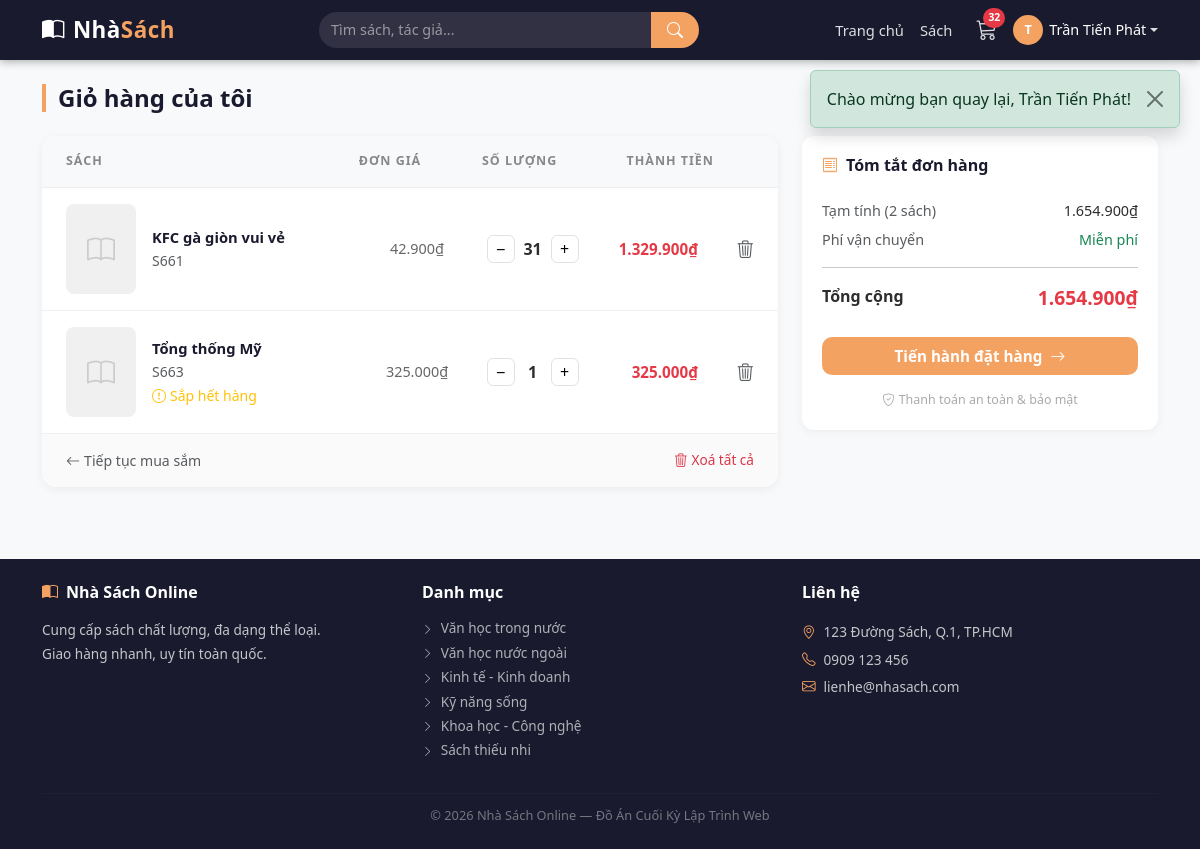
Before: /cart.php (signed in) with the older database file.
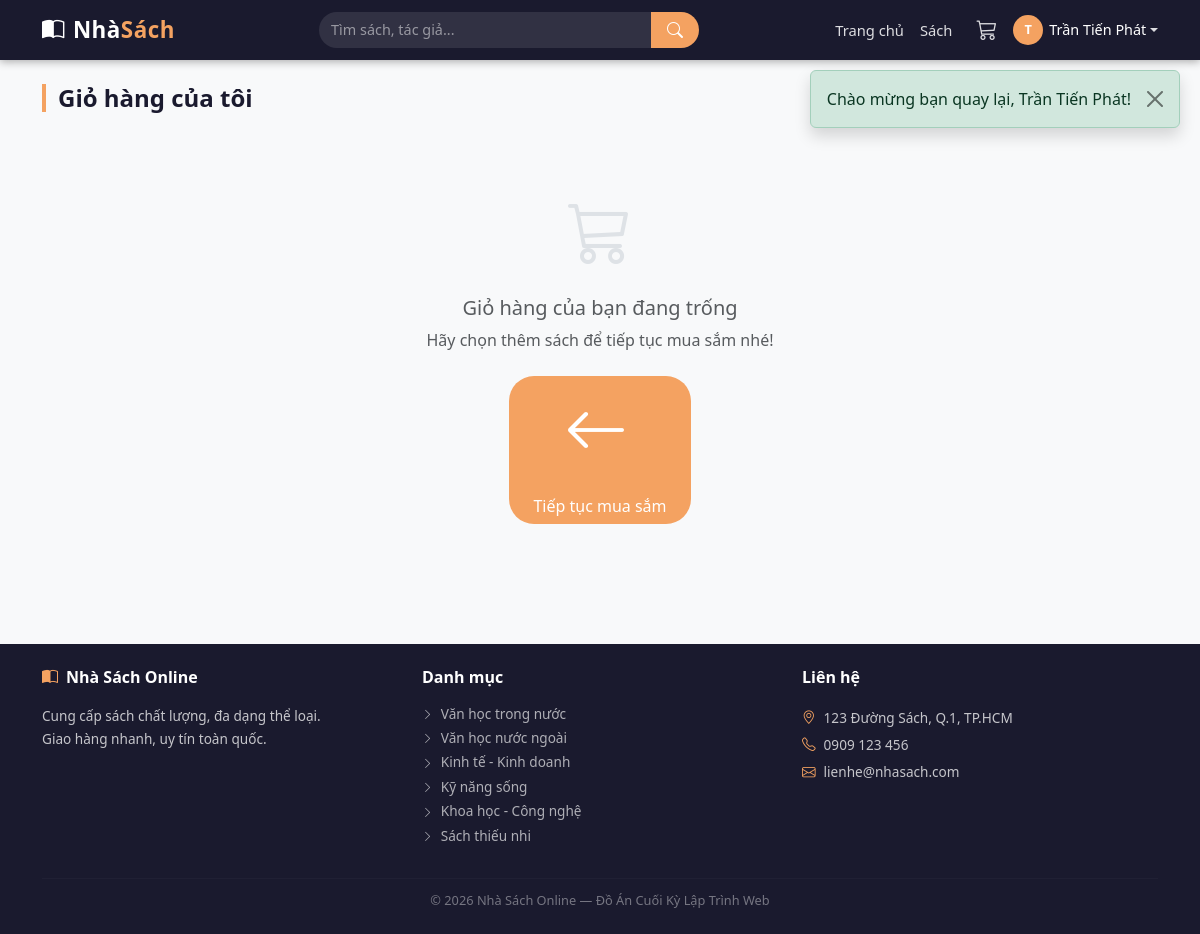
After: the same page with the newer database file.
### tables this page shows
CREATE TABLE `sach` (
  `id` int(11) NOT NULL,
  `ma_sach` varchar(20) NOT NULL,
  `ten` varchar(255) NOT NULL,
  `tac_gia` varchar(150) DEFAULT NULL,
  `the_loai_id` int(11) NOT NULL,
  `nha_xb` varchar(150) DEFAULT NULL,
  `mo_ta` text DEFAULT NULL,
  `don_vi_tinh` varchar(30) DEFAULT 'cuốn',
  `hinh` varchar(255) DEFAULT NULL,
  `so_luong` int(11) NOT NULL DEFAULT 0,
  `gia_nhap` decimal(15,2) NOT NULL DEFAULT 0.00,
  `ty_le_ln` decimal(5,2) NOT NULL DEFAULT 0.00,
  `hien_trang` tinyint(1) NOT NULL DEFAULT 1,
  `da_nhap_hang` tinyint(1) NOT NULL DEFAULT 0,
  `ngay_tao` datetime DEFAULT current_timestamp()
);

CREATE TABLE `the_loai` (
  `id` int(11) NOT NULL,
  `ten` varchar(100) NOT NULL,
  `mo_ta` text DEFAULT NULL,
  `trang_thai` tinyint(1) NOT NULL DEFAULT 1
);

### cart.php (the view, shortened to what this page needs)
<?php
require_once 'includes/header.php';
$gio_hang  = $_SESSION['gio_hang'] ?? [];
$items     = [];
$tong_tien = 0;
if (!empty($gio_hang)) {
    $ids      = implode(',', array_map('intval', array_keys($gio_hang)));
    $stmt     = $pdo->query("
        SELECT id, ten, hinh, so_luong AS ton_kho, ma_sach,
               ROUND(gia_nhap * (1 + ty_le_ln/100), 0) AS gia_ban
        FROM sach
        WHERE id IN ($ids) AND hien_trang = 1
    ");
    $sachs_db = $stmt->fetchAll(PDO::FETCH_ASSOC);
    foreach ($sachs_db as $s) {
        $sl = min($gio_hang[$s['id']], $s['ton_kho']);
        if ($sl > 0) {
            $thanh_tien = $s['gia_ban'] * $sl;
            $tong_tien += $thanh_tien;
            $items[]    = array_merge($s, ['so_luong' => $sl, 'thanh_tien' => $thanh_tien]);
        }
    }
}
?>
<div class="container py-4">
  <h4 class="section-title mb-4">Giỏ hàng của tôi</h4>
  <?php if (empty($items)): ?>
    <div class="empty-state py-5">
      <i class="bi bi-cart3" style="font-size:4rem; color:#dee2e6; display:block; margin-bottom:16px;"></i>
      <h5 class="text-muted">Giỏ hàng của bạn đang trống</h5>
      <p class="text-muted">Hãy chọn thêm sách để tiếp tục mua sắm nhé!</p>
      <a href="/nhasach/books.php" class="btn btn-accent px-4 mt-2">
        <i class="bi bi-arrow-left me-2"></i>Tiếp tục mua sắm
      </a>
    </div>
  <?php else: ?>
    <div class="row g-4">
      <div class="col-lg-8">
        <div style="background:#fff; border-radius:14px; box-shadow:0 2px 10px rgba(0,0,0,.06); overflow:hidden;">
          <div class="d-none d-md-flex px-4 py-3"
               style="background:#f8f9fa; border-bottom:1px solid #eee;
                      font-size:.78rem; text-transform:uppercase;
                      letter-spacing:.08em; color:#888; font-weight:600;">
            <div style="flex:2;">Sách</div>
            <div style="flex:1; text-align:center;">Đơn giá</div>
            <div style="flex:1; text-align:center;">Số lượng</div>
            <div style="flex:1; text-align:right;">Thành tiền</div>
            <div style="width:40px;"></div>
          </div>
          <?php foreach ($items as $item): ?>
            <div class="d-flex align-items-center gap-3 px-4 py-3"
                 style="border-bottom:1px solid #f0f0f0;">
              <a href="/nhasach/book.php?id=<?= $item['id'] ?>" style="flex-shrink:0;">
                <?php if (!empty($item['hinh']) && file_exists("uploads/" . $item['hinh'])): ?>
                  <img src="/nhasach/uploads/<?= htmlspecialchars($item['hinh']) ?>"
                       alt="<?= htmlspecialchars($item['ten']) ?>"
                       style="width:70px; height:90px; object-fit:cover; border-radius:8px;">
                <?php else: ?>
                  <div style="width:70px; height:90px; background:#f0f0f0; border-radius:8px;
                              display:flex; align-items:center; justify-content:center; color:#ccc;">
                    <i class="bi bi-book fs-3"></i>
                  </div>
                <?php endif; ?>
              </a>
              <div style="flex:2; min-width:0;">
                <a href="/nhasach/book.php?id=<?= $item['id'] ?>"
                   class="fw-semibold text-truncate d-block"
                   style="color:#1a1a2e; font-size:.92rem; max-width:240px;">
                  <?= htmlspecialchars($item['ten']) ?>
                </a>
                <small class="text-muted"><?= htmlspecialchars($item['ma_sach']) ?></small>
                <?php if ($item['ton_kho'] <= 5): ?>
                  <div><small class="text-warning"><i class="bi bi-exclamation-circle me-1"></i>Sắp hết hàng</small></div>
                <?php endif; ?>
              </div>
              <div class="d-none d-md-block" style="flex:1; text-align:center; color:#666; font-size:.9rem;">
                <?= number_format($item['gia_ban'], 0, ',', '.') ?>₫
              </div>
              <div style="flex:1; text-align:center;">
                <form method="POST" action="/nhasach/cart.php"
                      class="d-flex align-items-center justify-content-center gap-1">
                  <button type="submit" name="so_luong"
                          value="<?= $item['so_luong'] - 1 ?>"
                          class="cart-qty-btn">−</button>
                  <span class="fw-bold" style="min-width:28px; text-align:center;">
                    <?= $item['so_luong'] ?>
                  </span>
                  <button type="submit" name="so_luong"
                          value="<?= $item['so_luong'] + 1 ?>"
                          class="cart-qty-btn"
                          <?= $item['so_luong'] >= $item['ton_kho'] ? 'disabled' : '' ?>>+</button>
                </form>
              </div>
              <div style="flex:1; text-align:right; font-weight:700; color:#e63946; font-size:.95rem;">
                <?= number_format($item['thanh_tien'], 0, ',', '.') ?>₫
              </div>
              <div style="width:40px; text-align:right;">
                <a href="/nhasach/cart.php?action=remove&sach_id=<?= $item['id'] ?>"
                   class="text-muted"
                   title="Xoá"
                   onclick="return confirm('Xoá sách này khỏi giỏ hàng?')"
                   style="font-size:1.1rem;">
                  <i class="bi bi-trash3"></i>
                </a>
              </div>
            </div>
          <?php endforeach; ?>
          <div class="px-4 py-3 d-flex justify-content-between align-items-center"
               style="background:#fafafa;">
            <a href="/nhasach/books.php" class="text-muted" style="font-size:.88rem;">
              <i class="bi bi-arrow-left me-1"></i>Tiếp tục mua sắm
            </a>
            <a href="/nhasach/cart.php?action=clear"
               class="text-danger" style="font-size:.85rem;"
               onclick="return confirm('Xoá toàn bộ giỏ hàng?')">
              <i class="bi bi-trash3 me-1"></i>Xoá tất cả
            </a>
          </div>
        </div>
      </div>
      <div class="col-lg-4">
        <div class="order-summary">
          <h6 class="fw-bold mb-4" style="color:#1a1a2e; font-size:1rem;">
            <i class="bi bi-receipt me-2" style="color:#f4a261;"></i>Tóm tắt đơn hàng
          </h6>
          <div class="d-flex justify-content-between mb-2" style="font-size:.9rem;">
            <span class="text-muted">Tạm tính (<?= count($items) ?> sách)</span>
            <span><?= number_format($tong_tien, 0, ',', '.') ?>₫</span>
          </div>
          <div class="d-flex justify-content-between mb-3" style="font-size:.9rem;">
            <span class="text-muted">Phí vận chuyển</span>
            <span class="text-success">Miễn phí</span>
          </div>
          <hr>
          <div class="d-flex justify-content-between mb-4">
            <span class="fw-bold">Tổng cộng</span>
            <span class="fw-bold" style="font-size:1.2rem; color:#e63946;">
              <?= number_format($tong_tien, 0, ',', '.') ?>₫
            </span>
          </div>
          <a href="/nhasach/checkout.php" class="btn w-100 py-2 fw-semibold"
             style="background:#f4a261; color:#fff; border:none; border-radius:10px; font-size:.95rem;">
            Tiến hành đặt hàng <i class="bi bi-arrow-right ms-1"></i>
          </a>
          <div class="mt-3 text-center" style="font-size:.78rem; color:#aaa;">
            <i class="bi bi-shield-check me-1"></i>Thanh toán an toàn &amp; bảo mật
          </div>
        </div>
      </div>
    </div>
  <?php endif; ?>
</div>
<?php require_once 'includes/footer.php'; ?>

### includes/header.php (shortened to what this page needs)
<?php
require_once __DIR__ . '/../config/database.php';
$so_san_pham_gio = 0;
if (isset($_SESSION['khach_hang_id'])) {
    $stmt_gio = $pdo->prepare("SELECT COALESCE(SUM(so_luong),0) FROM gio_hang WHERE khach_hang_id=?");
    $stmt_gio->execute([$_SESSION['khach_hang_id']]);
    $so_san_pham_gio = (int)$stmt_gio->fetchColumn();
} elseif (isset($_SESSION['gio_hang'])) {
    foreach ($_SESSION['gio_hang'] as $sl) {
        $so_san_pham_gio += $sl;
    }
}
?>
<!DOCTYPE html>
<html lang="vi">
<head>
  <link href="https://cdn.jsdelivr.net/npm/bootstrap@5.3.0/dist/css/bootstrap.min.css" rel="stylesheet">
  <link href="https://cdn.jsdelivr.net/npm/bootstrap-icons@1.10.5/font/bootstrap-icons.css" rel="stylesheet">
  <link href="/nhasach/assets/css/style.css?v=2" rel="stylesheet">
</head>
<body>
<nav class="navbar navbar-expand-lg sticky-top">
  <div class="container">
    <a class="navbar-brand" href="/nhasach/index.php">
      <i class="bi bi-book-half me-2"></i>Nhà<span>Sách</span>
    </a>
    <div class="collapse navbar-collapse" id="navMenu">
      <form class="search-form d-flex mx-auto my-2 my-lg-0" style="width:380px; position:relative;"
      action="/nhasach/books.php" method="GET">
  <input class="form-control" type="search" name="search" id="search-input"
         placeholder="Tìm sách, tác giả..."
         value="<?= htmlspecialchars($_GET['search'] ?? '') ?>"
         autocomplete="off">
  <button class="btn btn-search" type="submit">
    <i class="bi bi-search"></i>
  </button>
</form>
      <ul class="navbar-nav me-3">
        <li class="nav-item">
          <a class="nav-link <?= basename($_SERVER['PHP_SELF']) == 'index.php' ? 'active' : '' ?>"
             href="/nhasach/index.php">Trang chủ</a>
        </li>
        <li class="nav-item">
          <a class="nav-link <?= basename($_SERVER['PHP_SELF']) == 'books.php' ? 'active' : '' ?>"
             href="/nhasach/books.php">Sách</a>
        </li>
      </ul>
      <a href="/nhasach/cart.php" class="cart-icon text-decoration-none me-3">
        <i class="bi bi-cart3"></i>
        <?php if ($so_san_pham_gio > 0): ?>
          <span class="cart-badge"><?= $so_san_pham_gio ?></span>
        <?php endif; ?>
      </a>
      <?php if (isset($_SESSION['khach_hang_id'])): ?>
        <div class="dropdown">
          <a class="nav-link dropdown-toggle d-flex align-items-center" href="#"
             data-bs-toggle="dropdown">
            <span class="user-avatar">
              <?= mb_substr($_SESSION['khach_hang_ten'], 0, 1, 'UTF-8') ?>
            </span>
            <span class="text-white" style="font-size:.9rem;">
              <?= htmlspecialchars($_SESSION['khach_hang_ten']) ?>
            </span>
          </a>
        </div>
      <?php endif; ?>
    </div>
  </div>
</nav>
<?php if (isset($_SESSION['flash'])): ?>
  <div class="flash-message">
    <div class="alert alert-<?= $_SESSION['flash']['type'] ?> alert-dismissible fade show shadow" role="alert">
      <?= htmlspecialchars($_SESSION['flash']['msg']) ?>
      <button type="button" class="btn-close" data-bs-dismiss="alert"></button>
    </div>
  </div>
<?php endif; ?>

### includes/footer.php (shortened to what this page needs)
<footer class="mt-5" style="background:#1a1a2e; color: rgba(255,255,255,0.75);">
  <div class="container py-4">
    <div class="row g-4">
      <div class="col-md-4">
        <h6 class="text-white fw-bold mb-3">
          <i class="bi bi-book-half me-2" style="color:#f4a261;"></i>Nhà Sách Online
        </h6>
        <p style="font-size:0.85rem; line-height:1.7;">
          Cung cấp sách chất lượng, đa dạng thể loại.<br>
          Giao hàng nhanh, uy tín toàn quốc.
        </p>
      </div>
      <div class="col-md-4">
        <h6 class="text-white fw-bold mb-3">Danh mục</h6>
        <ul class="list-unstyled" style="font-size:0.85rem;">
          <?php
          try {
              $stmt = $pdo->query("SELECT id, ten FROM the_loai WHERE trang_thai = 1 LIMIT 6");
              while ($tl = $stmt->fetch()):
          ?>
            <li class="mb-1">
              <a href="/nhasach/books.php?the_loai=<?= $tl['id'] ?>"
                 style="color:rgba(255,255,255,0.65); text-decoration:none;"
                 onmouseover="this.style.color='#f4a261'" onmouseout="this.style.color='rgba(255,255,255,0.65)'">
                <i class="bi bi-chevron-right me-1" style="font-size:0.7rem;"></i>
                <?= htmlspecialchars($tl['ten']) ?>
              </a>
            </li>
          <?php
              endwhile;
          } catch (Exception $e) {  }
          ?>
        </ul>
      </div>
      <div class="col-md-4">
        <h6 class="text-white fw-bold mb-3">Liên hệ</h6>
        <ul class="list-unstyled" style="font-size:0.85rem; line-height:2;">
          <li><i class="bi bi-geo-alt me-2" style="color:#f4a261;"></i>123 Đường Sách, Q.1, TP.HCM</li>
          <li><i class="bi bi-telephone me-2" style="color:#f4a261;"></i>0909 123 456</li>
          <li><i class="bi bi-envelope me-2" style="color:#f4a261;"></i>lienhe@nhasach.com</li>
        </ul>
      </div>
    </div>
    <hr style="border-color: rgba(255,255,255,0.1); margin: 16px 0 12px;">
    <p class="text-center mb-0" style="font-size:0.8rem; color:rgba(255,255,255,0.4);">
      © <?= date('Y') ?> Nhà Sách Online — Đồ Án Cuối Kỳ Lập Trình Web
    </p>
  </div>
</footer>
</body>
</html>

### assets/css/style.css (style rules this page uses)
:root { --primary: #1a1a2e; --accent: #f4a261; --accent-dk: #e08c4a; --danger: #e63946; --light-bg: #f8f9fa; --card-radius: 12px; }
body { color: #2d2d2d; background: var(--light-bg); }
a { text-decoration: none; }
.section-title { font-weight: 700; color: var(--primary); border-left: 4px solid var(--accent); padding-left: 12px; }
.btn-accent { background: var(--accent); color: #fff; border: none; border-radius: 25px; }
.empty-state { text-align: center; padding: 60px 20px; color: #adb5bd; }
.empty-state i { font-size: 4rem; display: block; margin-bottom: 16px; }
.empty-state h5 { color: #6c757d; }
.cart-qty-btn { width: 28px; height: 28px; border-radius: 6px; border: 1px solid #dee2e6; background: #fff; font-size: 1rem; display: inline-flex; align-items: center; justify-content: center; cursor: pointer; transition: background 0.15s; }
.order-summary { background: #fff; border-radius: var(--card-radius); padding: 20px; box-shadow: 0 2px 10px rgba(0, 0, 0, 0.05); position: sticky; top: 72px; }

### includes/header.php (style rules this page uses)
body { font-family: 'Segoe UI', sans-serif; background: #f8f9fa; }
.navbar { background: #1a1a2e !important; box-shadow: 0 2px 8px rgba(0,0,0,0.3); }
.navbar-brand { font-size: 1.4rem; font-weight: 700; color: #fff !important; letter-spacing: 0.5px; }
.navbar-brand span { color: #f4a261; }
.nav-link { color: rgba(255,255,255,0.85) !important; font-size: 0.92rem; transition: color .2s; }
.search-form .form-control { border-radius: 20px 0 0 20px; border: none; font-size: 0.9rem; background: rgba(255,255,255,0.1); color: #fff; }
.search-form .form-control::placeholder { color: rgba(255,255,255,0.5); }
.search-form .btn-search { border-radius: 0 20px 20px 0; background: #f4a261; border: none; color: #fff; padding: 6px 16px; }
.cart-icon { position: relative; color: rgba(255,255,255,0.85) !important; font-size: 1.3rem; }
.user-avatar { width: 30px; height: 30px; border-radius: 50%; background: #f4a261; color: #fff; display: inline-flex; align-items: center; justify-content: center; font-size: 0.8rem; font-weight: 700; margin-right: 6px; }
.flash-message { position: fixed; top: 70px; right: 20px; z-index: 9999; min-width: 300px; }
.cart-badge { position: absolute; top: -6px; right: -8px; background: #e63946; color: #fff; font-size: 0.65rem; font-weight: 700; padding: 2px 5px; border-radius: 99px; min-width: 18px; text-align: center; }

Changed rows visible on the page:
no longer on this page (row edited): sach: ten "KFC gà giòn vui vẻ", ma_sach "S661", gia_ban "42.900", $item['so_luong'] - 1 30 (drawn), so_luong "31", $item['so_luong'] + 1 32 (drawn), thanh_tien "1.329.900"
no longer on this page (row edited): sach: ten "Tổng thống Mỹ", ma_sach "S663", so_luong 2 (drawn), gia_ban "325.000", $item['so_luong'] - 1 0 (drawn), so_luong "1", $item['so_luong'] + 1 2 (drawn), thanh_tien "325.000"
Other visible differences:
$so_san_pham_gio: "32" → (not shown)
count($items): "2" → (not shown)
$tong_tien: "1.654.900" → (not shown)
text no longer shown: "SÁCH ĐƠN GIÁ SỐ LƯỢNG THÀNH TIỀN Xoá tất cả Tóm tắt đơn hàng Tạm tính ( sách) ₫ Phí vận chuyển Miễn phí Tổng cộng ₫ Tiến hành đặt hàng Thanh toán an toàn & bảo mật"
text now shown: "Giỏ hàng của bạn đang trống Hãy chọn thêm sách để tiếp tục mua sắm nhé!"
